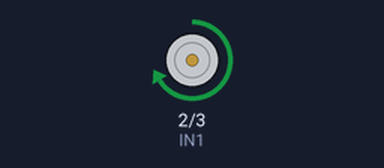
A sketch run on a simulated Arduino Uno, built with avr-gcc and run on an emulated ATmega328P. Shown: motor-driver pin pairs drawn as motors (green arrow = first pin HIGH = forward, orange = second pin HIGH = backward, longer = more drive, scaled by the enable pin).

Above: at 1.0 s.
At 5.0 s:
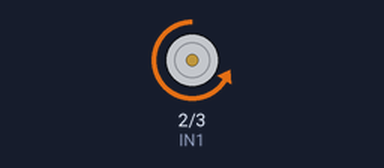
At 7.0 s:
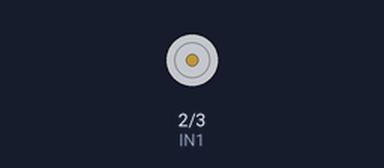
Timing chart, 0 to 10.4 s (numbered marks = the images above):
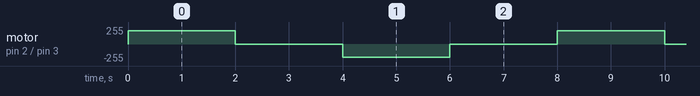

Measured:
- by itself, motor on pin 2 (IN1) / pin 3 (IN2): repeats every 8.0 s: stopped 2.0 s, backward 200/255 2.0 s, stopped 2.0 s, forward 200/255 2.0 s

The sketch:

1_rotation_motor_left_2s_right.ino
```cpp
//Pin Out
const int IN1 = 2;
const int IN2 = 3;


const int ENA = 5; //pin for speed control en1

void setup() {

  pinMode (IN1, OUTPUT);
  pinMode (IN2, OUTPUT);

  pinMode (ENA, OUTPUT);


}

void loop() {
 //control speed
          //(pin, speed)
  analogWrite(ENA, 200);


  //control direction
  digitalWrite(IN1, HIGH);
  delay(2000);
  digitalWrite(IN1, LOW);
  delay(2000);
  digitalWrite(IN2, HIGH);
  delay(2000);
  digitalWrite(IN2, LOW);
  delay(2000);


}
```
